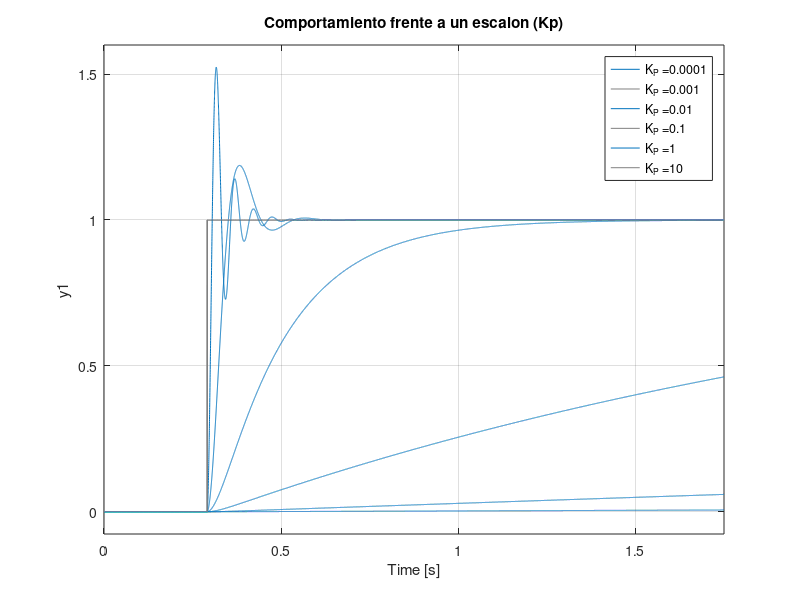
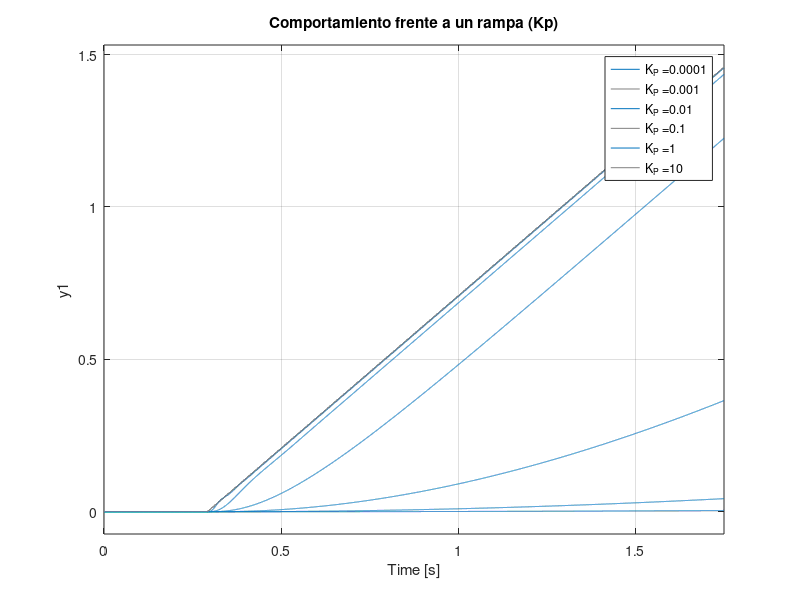
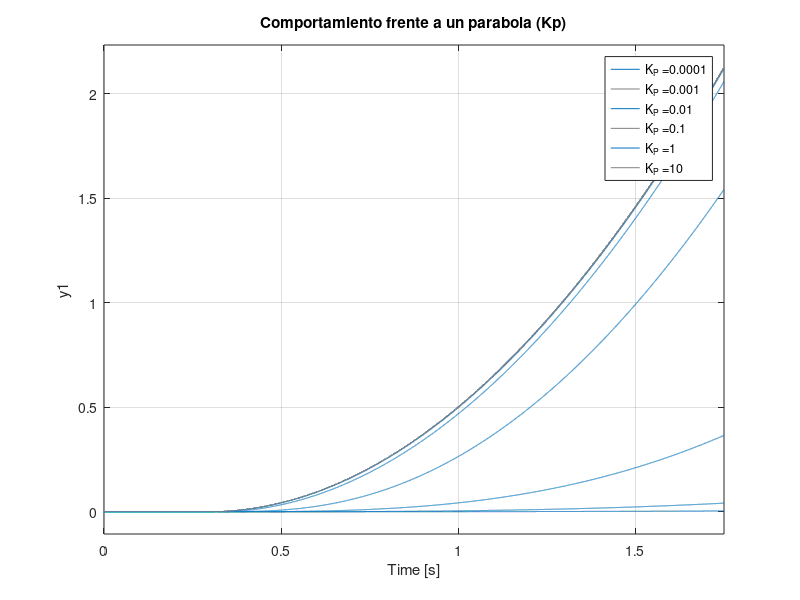
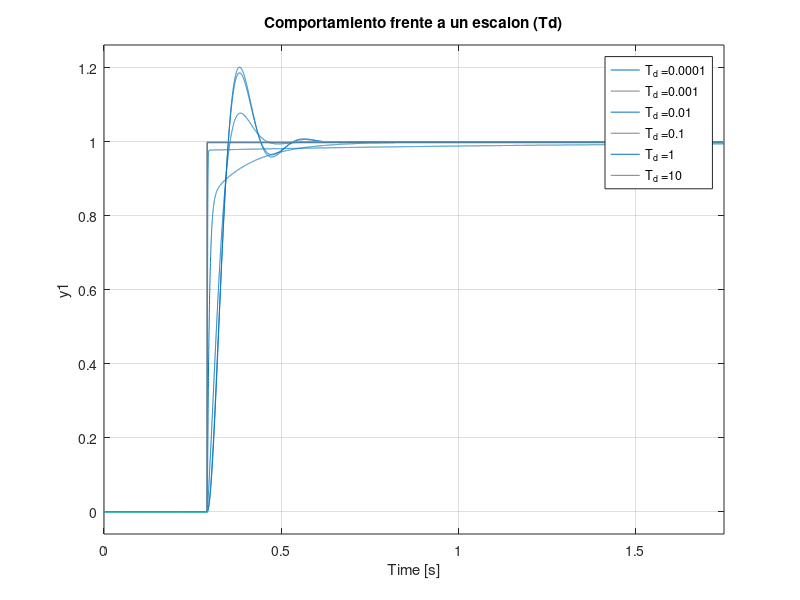

These charts were generated, in order, by the following MATLAB code: (Note: this script raises an error after producing the figures.)
clear all; close all;

%% Initiation Parameters
K = 1500;
p = 35;

x = p.*(0:0.0001/p:0.05);

aux = -4:1:1;
auxTd = -4:1:1;

Kp = 10.^aux;
Td = 10.^aux;

Kpfija = 1;
Tdfija = 0.001;

%% Td fijo

% Step
figure(1)
grid on;

Legend = cell(length(aux),1);

u = ones(1,length(x));
u(1:ceil(length(u)/6)) = 0;
t = x;

for i = 1:length(Kp)
    num = [Kp(i)*K*Tdfija Kp(i)*K];
    den = [1 p+Kp(i)*K*Tdfija K*Kp(i)];
    sys = tf(num,den);
    lsim(sys, u, t)
    Legend{i} = strcat('K_{P} = ', num2str(Kp(i)));
    hold on;
end

title('Comportamiento frente a un escalon (Kp)')
legend(Legend);
hold off;
saveas(gcf,'img/01_PDEscalonKp.png')

% Ramp
figure(2)
grid on;

Legend = cell(length(aux),1);

t = x;
u = t-t(ceil(length(t)/6));
u(1:ceil(length(u)/6)) = 0;

for i = 1:length(Kp)
    num = [Kp(i)*K*Tdfija Kp(i)*K];
    den = [1 p+Kp(i)*K*Tdfija K*Kp(i)];
    sys = tf(num,den);
    lsim(sys, u, t)
    Legend{i} = strcat('K_{P} = ', num2str(Kp(i)));
    hold on;
end

title('Comportamiento frente a un rampa (Kp)')
legend(Legend);
hold off;
saveas(gcf,'img/01_PDRampaKp.png')

% Parable
figure(3)
grid on;

Legend = cell(length(aux),1);

t = x;
u = (t-t(ceil(length(t)/6))).^2;
u(1:ceil(length(u)/6)) = 0;

for i = 1:length(Kp)
    num = [Kp(i)*K*Tdfija Kp(i)*K];
    den = [1 p+Kp(i)*K*Tdfija K*Kp(i)];
    sys = tf(num,den);
    lsim(sys, u, t)
    Legend{i} = strcat('K_{P} = ', num2str(Kp(i)));
    hold on;
end

title('Comportamiento frente a un parabola (Kp)')
legend(Legend);
hold off;
saveas(gcf,'img/01_PDParabolaKp.png')

%% Kp fijo

% Step
figure(4)
grid on;

Legend = cell(length(auxTd),1);

u = ones(1,length(x));
u(1:ceil(length(u)/6)) = 0;
t = x;

for i = 1:length(Td)
    num = [Kpfija*K*Td(i) Kpfija*K];
    den = [1 p+Kpfija*K*Td(i) K*Kpfija];
    sys = tf(num,den);
    lsim(sys, u, t)
    Legend{i} = strcat('T_{d} = ', num2str(Td(i)));
    hold on;
end

title('Comportamiento frente a un escalon (Td)')
legend(Legend);
hold off;
saveas(gcf,'img/01_PDEscalonTd.png')

% Ramp
figure(5)
grid on;

Legend = cell(length(auxTd),1);

t = x;
u = t-t(ceil(length(t)/6));
u(1:ceil(length(u)/6)) = 0;

for i = 1:length(Td)
    num = [Kpfija*K*Td(i) Kpfija*K];
    den = [1 p+Kpfija*K*Td(i) K*Kpfija];
    sys = tf(num,den);
    lsim(sys, u, t)
    Legend{i} = strcat('T_{d} = ', num2str(Td(i)));
    hold on;
end

title('Comportamiento frente a un rampa (Td)')
legend(Legend);
hold off;
saveas(gcf,'img/01_PDRampaTd.png')

% Parable
figure(6)
grid on;

Legend = cell(length(auxTd),1);

t = x;
u = (t-t(ceil(length(t)/6))).^2;
u(1:ceil(length(u)/6)) = 0;

for i = 1:length(Td)
    num = [Kpfija*K*Td(i) Kpfija*K];
    den = [1 p+Kpfija*K*Td(i) K*Kpfija];
    sys = tf(num,den);
    lsim(sys, u, t)
    Legend{i} = strcat('T_{d} = ', num2str(Td(i)));
    hold on;
end

title('Comportamiento frente a un parabola (Td)')
legend(Legend);
hold off;
saveas(gcf,'img/01_PDParabolaTd.png')

%% Rlocus

figure(7)

num = [K*Kpfija*Tdfija K*Kpfija];
den = [1 p 0];
rlocus(num,den)

saveas(gcf,'img/01_PDRlocusKp.png')